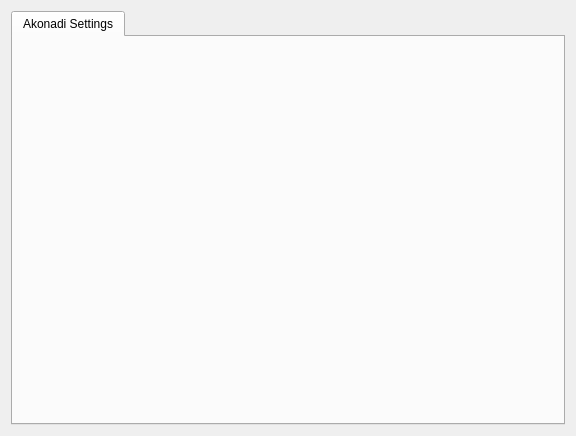
<ui version="4.0" >
 <class>SettingsWidget</class>
 <widget class="QWidget" name="SettingsWidget" >
  <property name="geometry" >
   <rect>
    <x>0</x>
    <y>0</y>
    <width>576</width>
    <height>436</height>
   </rect>
  </property>
  <layout class="QGridLayout" name="gridLayout" >
   <item row="0" column="0" >
    <widget class="KTabWidget" name="fTabWidget" >
     <widget class="QWidget" name="fAkonadiTab" >
      <attribute name="title" >
       <string>Akonadi Settings</string>
      </attribute>
     </widget>
    </widget>
   </item>
  </layout>
 </widget>
 <customwidgets>
  <customwidget>
   <class>KTabWidget</class>
   <extends>QTabWidget</extends>
   <header>ktabwidget.h</header>
   <container>1</container>
  </customwidget>
 </customwidgets>
 <resources/>
 <connections/>
</ui>
